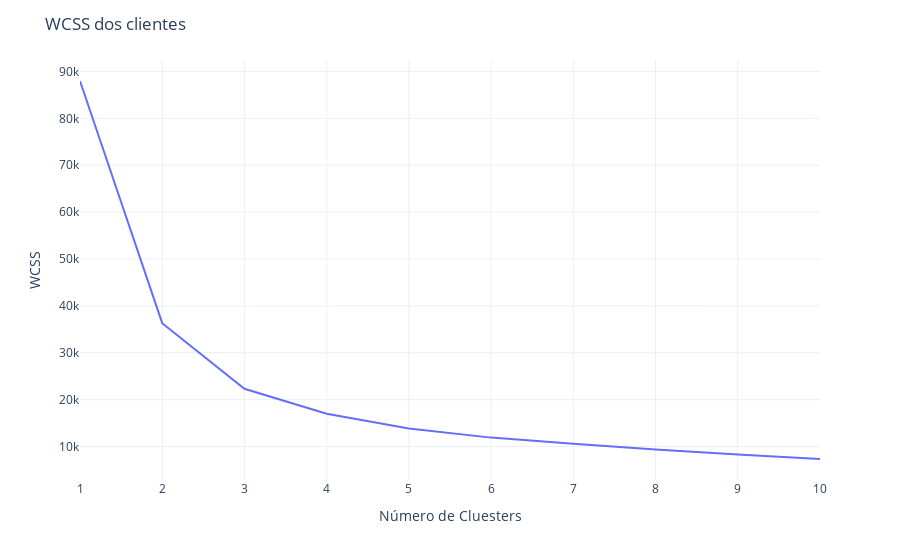

Notebook cell for this chart:
### Code cell
grafico_wcss = px.line(x=range(1,len(wcss_clientes)+1),
                       y=wcss_clientes)

fig = go.Figure(grafico_wcss)
fig.update_layout(title="WCSS dos clientes",
                  xaxis_title="Número de Cluesters",
                  yaxis_title="WCSS",
                  template="plotly_white")

### Figure 1 — Plotly figure (JSON) as saved in the notebook; plotly's stock layout.template omitted (floating-point values rounded to 4 significant figures)
{"data": [{"hovertemplate": "x=%{x}<br>y=%{y}<extra></extra>", "legendgroup": "", "line": {"color": "#636efa", "dash": "solid"}, "marker": {"symbol": "circle"}, "mode": "lines", "name": "", "orientation": "v", "showlegend": false, "type": "scatter", "x": [1, 2, 3, 4, 5, 6, 7, 8, 9, 10], "xaxis": "x", "y": [87970.0, 36310.0, 22320.0, 17000.0, 13850.0, 11890.0, 10570.0, 9337.0, 8300.0, 7333.0], "yaxis": "y"}], "layout": {"legend": {"tracegroupgap": 0}, "margin": {"t": 60}, "title": {"text": "WCSS dos clientes"}, "xaxis": {"anchor": "y", "domain": [0, 1], "title": {"text": "Número de Cluesters"}}, "yaxis": {"anchor": "x", "domain": [0, 1], "title": {"text": "WCSS"}}}}
